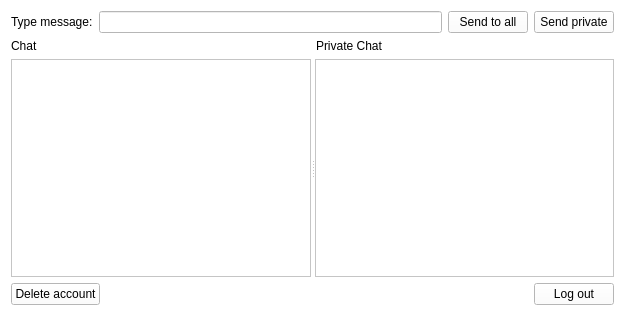
<?xml version="1.0" encoding="UTF-8"?>
<ui version="4.0">
 <class>ChatWindow</class>
 <widget class="QWidget" name="ChatWindow">
  <property name="geometry">
   <rect>
    <x>0</x>
    <y>0</y>
    <width>625</width>
    <height>316</height>
   </rect>
  </property>
  <property name="palette">
   <palette>
    <active>
     <colorrole role="WindowText">
      <brush brushstyle="SolidPattern">
       <color alpha="255">
        <red>0</red>
        <green>0</green>
        <blue>0</blue>
       </color>
      </brush>
     </colorrole>
     <colorrole role="Button">
      <brush brushstyle="SolidPattern">
       <color alpha="255">
        <red>255</red>
        <green>255</green>
        <blue>255</blue>
       </color>
      </brush>
     </colorrole>
     <colorrole role="Light">
      <brush brushstyle="SolidPattern">
       <color alpha="255">
        <red>255</red>
        <green>255</green>
        <blue>255</blue>
       </color>
      </brush>
     </colorrole>
     <colorrole role="Midlight">
      <brush brushstyle="SolidPattern">
       <color alpha="255">
        <red>255</red>
        <green>255</green>
        <blue>255</blue>
       </color>
      </brush>
     </colorrole>
     <colorrole role="Dark">
      <brush brushstyle="SolidPattern">
       <color alpha="255">
        <red>127</red>
        <green>127</green>
        <blue>127</blue>
       </color>
      </brush>
     </colorrole>
     <colorrole role="Mid">
      <brush brushstyle="SolidPattern">
       <color alpha="255">
        <red>170</red>
        <green>170</green>
        <blue>170</blue>
       </color>
      </brush>
     </colorrole>
     <colorrole role="Text">
      <brush brushstyle="SolidPattern">
       <color alpha="255">
        <red>0</red>
        <green>0</green>
        <blue>0</blue>
       </color>
      </brush>
     </colorrole>
     <colorrole role="BrightText">
      <brush brushstyle="SolidPattern">
       <color alpha="255">
        <red>255</red>
        <green>255</green>
        <blue>255</blue>
       </color>
      </brush>
     </colorrole>
     <colorrole role="ButtonText">
      <brush brushstyle="SolidPattern">
       <color alpha="255">
        <red>0</red>
        <green>0</green>
        <blue>0</blue>
       </color>
      </brush>
     </colorrole>
     <colorrole role="Base">
      <brush brushstyle="SolidPattern">
       <color alpha="255">
        <red>255</red>
        <green>255</green>
        <blue>255</blue>
       </color>
      </brush>
     </colorrole>
     <colorrole role="Window">
      <brush brushstyle="SolidPattern">
       <color alpha="255">
        <red>255</red>
        <green>255</green>
        <blue>255</blue>
       </color>
      </brush>
     </colorrole>
     <colorrole role="Shadow">
      <brush brushstyle="SolidPattern">
       <color alpha="255">
        <red>0</red>
        <green>0</green>
        <blue>0</blue>
       </color>
      </brush>
     </colorrole>
     <colorrole role="AlternateBase">
      <brush brushstyle="SolidPattern">
       <color alpha="255">
        <red>255</red>
        <green>255</green>
        <blue>255</blue>
       </color>
      </brush>
     </colorrole>
     <colorrole role="ToolTipBase">
      <brush brushstyle="SolidPattern">
       <color alpha="255">
        <red>255</red>
        <green>255</green>
        <blue>220</blue>
       </color>
      </brush>
     </colorrole>
     <colorrole role="ToolTipText">
      <brush brushstyle="SolidPattern">
       <color alpha="255">
        <red>0</red>
        <green>0</green>
        <blue>0</blue>
       </color>
      </brush>
     </colorrole>
     <colorrole role="PlaceholderText">
      <brush brushstyle="SolidPattern">
       <color alpha="127">
        <red>0</red>
        <green>0</green>
        <blue>0</blue>
       </color>
      </brush>
     </colorrole>
    </active>
    <inactive>
     <colorrole role="WindowText">
      <brush brushstyle="SolidPattern">
       <color alpha="255">
        <red>0</red>
        <green>0</green>
        <blue>0</blue>
       </color>
      </brush>
     </colorrole>
     <colorrole role="Button">
      <brush brushstyle="SolidPattern">
       <color alpha="255">
        <red>255</red>
        <green>255</green>
        <blue>255</blue>
       </color>
      </brush>
     </colorrole>
     <colorrole role="Light">
      <brush brushstyle="SolidPattern">
       <color alpha="255">
        <red>255</red>
        <green>255</green>
        <blue>255</blue>
       </color>
      </brush>
     </colorrole>
     <colorrole role="Midlight">
      <brush brushstyle="SolidPattern">
       <color alpha="255">
        <red>255</red>
        <green>255</green>
        <blue>255</blue>
       </color>
      </brush>
     </colorrole>
     <colorrole role="Dark">
      <brush brushstyle="SolidPattern">
       <color alpha="255">
        <red>127</red>
        <green>127</green>
        <blue>127</blue>
       </color>
      </brush>
     </colorrole>
     <colorrole role="Mid">
      <brush brushstyle="SolidPattern">
       <color alpha="255">
        <red>170</red>
        <green>170</green>
        <blue>170</blue>
       </color>
      </brush>
     </colorrole>
     <colorrole role="Text">
      <brush brushstyle="SolidPattern">
       <color alpha="255">
        <red>0</red>
        <green>0</green>
        <blue>0</blue>
       </color>
      </brush>
     </colorrole>
     <colorrole role="BrightText">
      <brush brushstyle="SolidPattern">
       <color alpha="255">
        <red>255</red>
        <green>255</green>
        <blue>255</blue>
       </color>
      </brush>
     </colorrole>
     <colorrole role="ButtonText">
      <brush brushstyle="SolidPattern">
       <color alpha="255">
        <red>0</red>
        <green>0</green>
        <blue>0</blue>
       </color>
      </brush>
     </colorrole>
     <colorrole role="Base">
      <brush brushstyle="SolidPattern">
       <color alpha="255">
        <red>255</red>
        <green>255</green>
        <blue>255</blue>
       </color>
      </brush>
     </colorrole>
     <colorrole role="Window">
      <brush brushstyle="SolidPattern">
       <color alpha="255">
        <red>255</red>
        <green>255</green>
        <blue>255</blue>
       </color>
      </brush>
     </colorrole>
     <colorrole role="Shadow">
      <brush brushstyle="SolidPattern">
       <color alpha="255">
        <red>0</red>
        <green>0</green>
        <blue>0</blue>
       </color>
      </brush>
     </colorrole>
     <colorrole role="AlternateBase">
      <brush brushstyle="SolidPattern">
       <color alpha="255">
        <red>255</red>
        <green>255</green>
        <blue>255</blue>
       </color>
      </brush>
     </colorrole>
     <colorrole role="ToolTipBase">
      <brush brushstyle="SolidPattern">
       <color alpha="255">
        <red>255</red>
        <green>255</green>
        <blue>220</blue>
       </color>
      </brush>
     </colorrole>
     <colorrole role="ToolTipText">
      <brush brushstyle="SolidPattern">
       <color alpha="255">
        <red>0</red>
        <green>0</green>
        <blue>0</blue>
       </color>
      </brush>
     </colorrole>
     <colorrole role="PlaceholderText">
      <brush brushstyle="SolidPattern">
       <color alpha="127">
        <red>0</red>
        <green>0</green>
        <blue>0</blue>
       </color>
      </brush>
     </colorrole>
    </inactive>
    <disabled>
     <colorrole role="WindowText">
      <brush brushstyle="SolidPattern">
       <color alpha="255">
        <red>127</red>
        <green>127</green>
        <blue>127</blue>
       </color>
      </brush>
     </colorrole>
     <colorrole role="Button">
      <brush brushstyle="SolidPattern">
       <color alpha="255">
        <red>255</red>
        <green>255</green>
        <blue>255</blue>
       </color>
      </brush>
     </colorrole>
     <colorrole role="Light">
      <brush brushstyle="SolidPattern">
       <color alpha="255">
        <red>255</red>
        <green>255</green>
        <blue>255</blue>
       </color>
      </brush>
     </colorrole>
     <colorrole role="Midlight">
      <brush brushstyle="SolidPattern">
       <color alpha="255">
        <red>255</red>
        <green>255</green>
        <blue>255</blue>
       </color>
      </brush>
     </colorrole>
     <colorrole role="Dark">
      <brush brushstyle="SolidPattern">
       <color alpha="255">
        <red>127</red>
        <green>127</green>
        <blue>127</blue>
       </color>
      </brush>
     </colorrole>
     <colorrole role="Mid">
      <brush brushstyle="SolidPattern">
       <color alpha="255">
        <red>170</red>
        <green>170</green>
        <blue>170</blue>
       </color>
      </brush>
     </colorrole>
     <colorrole role="Text">
      <brush brushstyle="SolidPattern">
       <color alpha="255">
        <red>127</red>
        <green>127</green>
        <blue>127</blue>
       </color>
      </brush>
     </colorrole>
     <colorrole role="BrightText">
      <brush brushstyle="SolidPattern">
       <color alpha="255">
        <red>255</red>
        <green>255</green>
        <blue>255</blue>
       </color>
      </brush>
     </colorrole>
     <colorrole role="ButtonText">
      <brush brushstyle="SolidPattern">
       <color alpha="255">
        <red>127</red>
        <green>127</green>
        <blue>127</blue>
       </color>
      </brush>
     </colorrole>
     <colorrole role="Base">
      <brush brushstyle="SolidPattern">
       <color alpha="255">
        <red>255</red>
        <green>255</green>
        <blue>255</blue>
       </color>
      </brush>
     </colorrole>
     <colorrole role="Window">
      <brush brushstyle="SolidPattern">
       <color alpha="255">
        <red>255</red>
        <green>255</green>
        <blue>255</blue>
       </color>
      </brush>
     </colorrole>
     <colorrole role="Shadow">
      <brush brushstyle="SolidPattern">
       <color alpha="255">
        <red>0</red>
        <green>0</green>
        <blue>0</blue>
       </color>
      </brush>
     </colorrole>
     <colorrole role="AlternateBase">
      <brush brushstyle="SolidPattern">
       <color alpha="255">
        <red>255</red>
        <green>255</green>
        <blue>255</blue>
       </color>
      </brush>
     </colorrole>
     <colorrole role="ToolTipBase">
      <brush brushstyle="SolidPattern">
       <color alpha="255">
        <red>255</red>
        <green>255</green>
        <blue>220</blue>
       </color>
      </brush>
     </colorrole>
     <colorrole role="ToolTipText">
      <brush brushstyle="SolidPattern">
       <color alpha="255">
        <red>0</red>
        <green>0</green>
        <blue>0</blue>
       </color>
      </brush>
     </colorrole>
     <colorrole role="PlaceholderText">
      <brush brushstyle="SolidPattern">
       <color alpha="127">
        <red>127</red>
        <green>127</green>
        <blue>127</blue>
       </color>
      </brush>
     </colorrole>
    </disabled>
   </palette>
  </property>
  <property name="windowTitle">
   <string>Client</string>
  </property>
  <property name="styleSheet">
   <string notr="true"/>
  </property>
  <layout class="QVBoxLayout" name="verticalLayout" stretch="0,0,1,0">
   <item>
    <layout class="QHBoxLayout" name="horizontalLayout_1" stretch="0,0,0,0">
     <item>
      <widget class="QLabel" name="label_TypeMessage">
       <property name="text">
        <string>Type message:</string>
       </property>
      </widget>
     </item>
     <item>
      <widget class="QLineEdit" name="lineEdit_Message"/>
     </item>
     <item>
      <widget class="QPushButton" name="pushButton_SendToAll">
       <property name="text">
        <string>Send to all</string>
       </property>
      </widget>
     </item>
     <item>
      <widget class="QPushButton" name="pushButton_SendPrivate">
       <property name="text">
        <string>Send private</string>
       </property>
      </widget>
     </item>
    </layout>
   </item>
   <item>
    <layout class="QHBoxLayout" name="horizontalLayout_2" stretch="0,0">
     <item>
      <widget class="QLabel" name="label_Chat">
       <property name="sizePolicy">
        <sizepolicy hsizetype="Preferred" vsizetype="Preferred">
         <horstretch>0</horstretch>
         <verstretch>0</verstretch>
        </sizepolicy>
       </property>
       <property name="text">
        <string>Chat</string>
       </property>
      </widget>
     </item>
     <item>
      <widget class="QLabel" name="label_PrivateChat">
       <property name="text">
        <string>Private Chat</string>
       </property>
      </widget>
     </item>
    </layout>
   </item>
   <item>
    <widget class="QSplitter" name="splitter">
     <property name="orientation">
      <enum>Qt::Horizontal</enum>
     </property>
     <widget class="QTextBrowser" name="textBrowser_AllMessages"/>
     <widget class="QTextBrowser" name="textBrowser_PrivateMessages"/>
    </widget>
   </item>
   <item>
    <layout class="QHBoxLayout" name="horizontalLayout_3">
     <item>
      <widget class="QPushButton" name="pushButton_DeleteAccount">
       <property name="text">
        <string>Delete account</string>
       </property>
      </widget>
     </item>
     <item>
      <spacer name="horizontalSpacer">
       <property name="orientation">
        <enum>Qt::Horizontal</enum>
       </property>
       <property name="sizeHint" stdset="0">
        <size>
         <width>40</width>
         <height>20</height>
        </size>
       </property>
      </spacer>
     </item>
     <item>
      <widget class="QPushButton" name="pushButton_Logout">
       <property name="text">
        <string>Log out</string>
       </property>
      </widget>
     </item>
    </layout>
   </item>
  </layout>
 </widget>
 <resources/>
 <connections/>
</ui>
